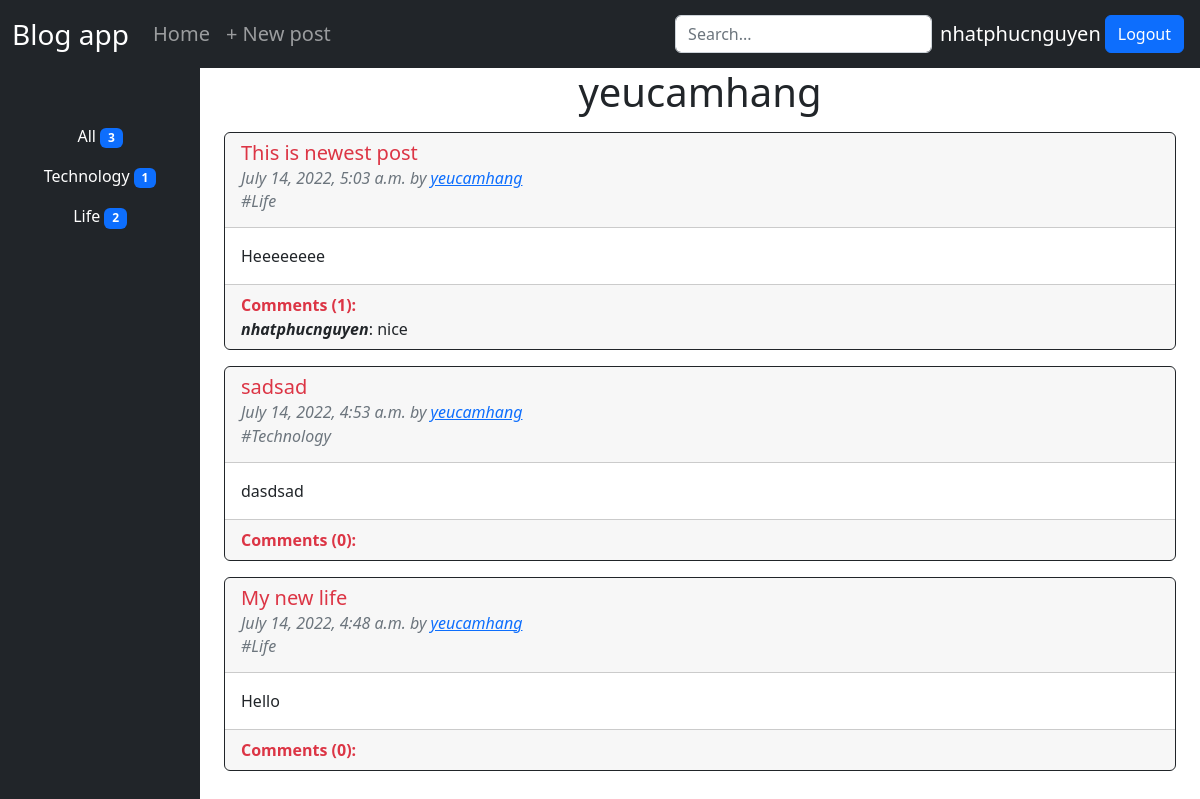
Screenshot of /profile/2 (signed in) with the database file from the repository.
### base/models.py (models this page shows, shortened)
class Topic(models.Model):
    name = models.CharField(max_length=100)
    def __str__(self):
        return self.name

class Post(models.Model):
    topic = models.ForeignKey(Topic,null=True,on_delete=models.SET_NULL)
    title = models.CharField(max_length=150)
    body = models.TextField()
    author = models.ForeignKey(
        User,
        on_delete= models.CASCADE,
    )
    timeUpdated = models.DateTimeField(auto_now_add=True)
    timeCreated = models.DateTimeField(auto_created=True,auto_now_add=True)
    class Meta:
        ordering = ('-timeUpdated','-timeCreated')

class Comment(models.Model):
    post = models.ForeignKey(
        Post,
        on_delete=models.CASCADE,
        related_name='comments'
    )
    author = models.ForeignKey(
        User,
        on_delete=models.CASCADE,
    )
    body = models.TextField(max_length=250)
    timeCreated = models.DateTimeField(auto_created=True,auto_now_add=True)
    class Meta:
        ordering = ('-timeCreated',)

### base/views.py (the view)
# urls.py: path('profile/<str:pk>',views.author_profile,name='author_profile')
def author_profile(request,pk):
    q = request.GET.get('q') if request.GET.get('q') != None else ''
    author = User.objects.get(id=pk)
    if q != '':
        author_posts = Post.objects.filter(
            Q(author_id=author.id) & Q(topic__name=q)
        )
    else:
        author_posts = Post.objects.filter(
            author = author
        )
    author_post_count = Post.objects.filter(author=author).count()
    topics = Topic.objects.all()
    topic_post_count = {}
    for topic in topics:
        topic_post_count.update({topic.name:Post.objects.filter(topic__name=topic,author=author).count()})
    context = {'author':author,"posts":author_posts,'post_count':author_post_count,'topics':topics,'topic_post_count':topic_post_count}
    return render(request,'base/author_profile.html',context)

### base/templates/base/author_profile.html
{% extends 'base.html' %}
{% block content %}
    <div class="container-fluid">
        <div class="row">
            <div class="col-6 col-md-2 bg-dark text-center" style="min-height: 100vh;">
                <ul class="nav flex-column mt-5">
                    <li class="nav-item">
                        <a class="nav-link text-white" aria-current="page" href="{% url 'author_profile' author.id %}">All <span class="badge bg-primary text-wrap">{{post_count}}</span></a>
                        </li>
                    {% for topic,quantity in topic_post_count.items %}
                        <li class="nav-item">
                        <a class="nav-link text-white" aria-current="page" href="{% url 'author_profile' author.id %}?q={{topic}}">{{topic}} <span class="badge bg-primary text-wrap">{{quantity}}</span></a>
                        </li>
                    {% endfor %}
                </ul>
            </div>
            <div class="col">
                <h1 class="text-center">{{author.username}}</h1>
                {% include 'base/postlist_component.html' %}
            </div>
        </div>
    </div>
{% endblock %}

### templates/navbar.html (shortened to what this page needs)
<nav class="navbar navbar-expand-lg navbar-dark bg-dark">
    <div class="container-fluid">
        <a class="navbar-brand fs-3" href="#">Blog app</a>
        <div class="collapse navbar-collapse fs-5" id="navbarNav">
            <ul class="navbar-nav me-auto mb-2 mb-lg-0">
                <li class="nav-item">
                    <a class="nav-link" href="{% url 'post_list' %}">Home</a>
                </li>
                {% if request.user.is_authenticated %}
                <li class="nav-item">
                    <a class="nav-link " href="{% url 'post_create' %}">+ New post</a>
                </li>
                {% endif %}
            </ul>
            <div class="d-flex p-1 justify-content-end">
                <form class="d-flex" role="search" method="GET" action="{% url 'post_list' %}">
                    <input class="form-control me-2" name="q" type="search" placeholder="Search..." aria-label="Search">
                </form>
                {% if request.user.is_authenticated %}
                    <span class="text-white fs-5 mt-1">{{user.username}}</span>
                    <a class="btn btn-primary ms-1" href="{% url 'logout' %}">Logout</a>
                {% else %}
                    <a class="btn btn-secondary ms-1" href="{% url 'login' %}">Login</a>
                    <a class="btn btn-primary ms-1" href="{% url 'signup' %}">Signup</a>
                {% endif %}
            </div>
        </div>
    </div>
</nav>

### base/templates/base/postlist_component.html (shortened to what this page needs)
{% for post in posts %}
<div class="container">
    <div div class="card border-dark border-1" style="width: 100%; margin-top:1rem">
        <div class="card-header">
            <h5 class="card-title"><a href="{% url 'post_details' post.id %}"
                    class="text-decoration-none link-danger">{{post.title}}</a></h5>
            <h6 class="card-subtitle mb-2 fst-italic text-muted ">{{post.timeCreated}} by <a
                    href="{% url 'author_profile' post.author.id %}">{{post.author}}</a></h6>
            <h6 class="card-subtitle mb-2 fst-italic text-muted "> #{{post.topic}}</h6>
        </div>
        <div class="card-body">
            <p class="card-text">{{post.body}}</p>
        </div>
        <div class="card-footer">
            <span class="text-danger fw-bold">Comments ({{post.comments.all.count}}):</span>
            {% for comment in post.comments.all|slice:"0:2" %}
            <div><span class="fst-italic fw-bold">{{comment.author}}</span>: {{comment.body}}</div>
            {% endfor %}
        </div>
    </div>
</div>
{% endfor %}

### rows the page displays
Topic: topic_post_count "Technology"
Topic: topic_post_count "Life"
Post: title "This is newest post", timeCreated "July 14, 2022, 5:03 a.m.", author "yeucamhang", topic "Life", body "Heeeeeeee", comments.all.count "1"
Comment: author "nhatphucnguyen", body "nice"
Post: title "sadsad", timeCreated "July 14, 2022, 4:53 a.m.", author "yeucamhang", topic "Technology", body "dasdsad", comments.all.count "0"
Post: title "My new life", timeCreated "July 14, 2022, 4:48 a.m.", author "yeucamhang", topic "Life", body "Hello", comments.all.count "0"

### other values shown
{{ user.username }} "nhatphucnguyen"
{{ post_count }} "3"
{{ quantity }} "1" "2"
{{ author.username }} "yeucamhang"
